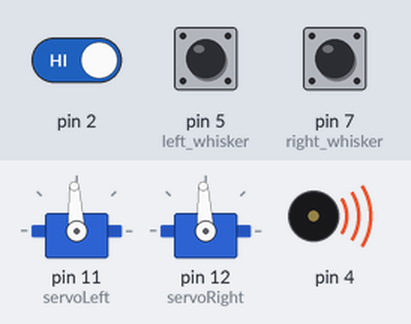
The sketch below on a simulated Arduino Uno, built with avr-gcc and run on an emulated ATmega328P. Parts: 2 × servo, buzzer (waves = sounding). The test bench sets the inputs (shaded band); at power-on: pin 7 (right_whisker) LOW, pin 2 HIGH, pin 5 (left_whisker) HIGH. What the sketch prints to the serial monitor is not drawn.

Above: at 3.77 s.
4.3 s: pin 7 (right_whisker) pulled HIGH for 3.2 s
At 5.5 s:
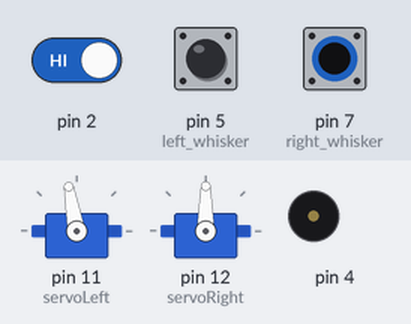
9.0 s: pin 2 driven LOW and pin 7 (right_whisker) driven HIGH
At 9.9 s:
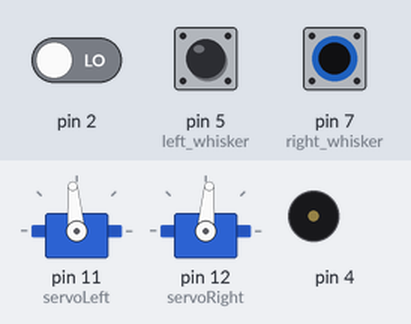
12.0 s: pin 5 (left_whisker) pulled LOW for 3.2 s
At 12.47 s:
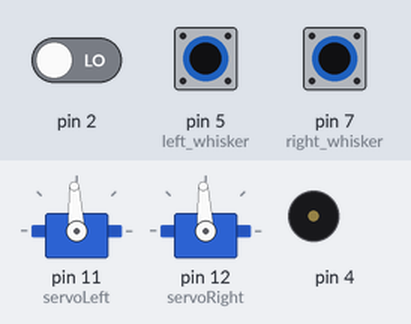
18.2 s: pin 7 (right_whisker) driven LOW
At 18.36 s:
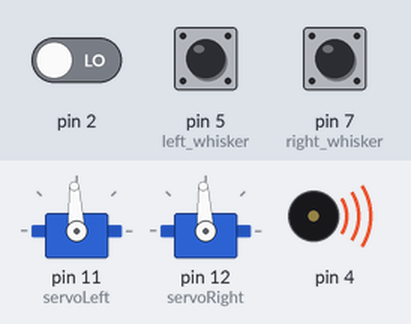
21.2 s: pin 7 (right_whisker) driven HIGH
At 22.5 s:
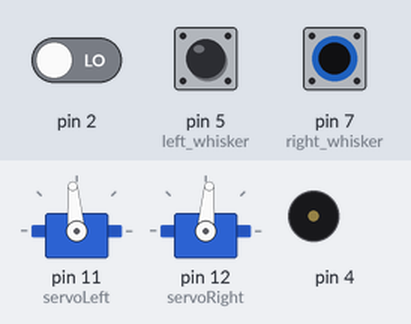
22.8 s: pin 2 driven HIGH
Timing chart, 0 to 25.8 s (numbered marks = the images above; inputs shaded):
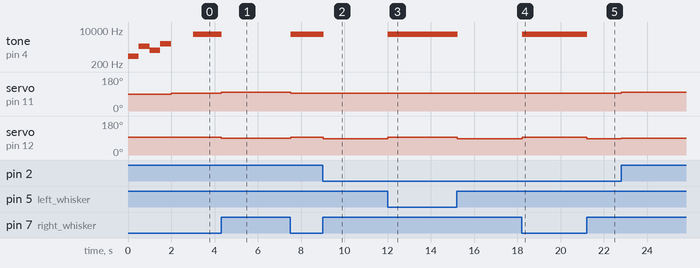

Measured:
- after the input at 4.3 s, servo on pin 11 (servoLeft): 93° → 100° at once, → 93° 3.2 s later; servo on pin 12 (servoRight): 93° → 90° at once, → 93° 3.2 s later
- after the input at 9.0 s, tone on pin 4: goes on until 9.0 s, then stays silent; servo on pin 11 (servoLeft): 93° → 95° at once; servo on pin 12 (servoRight): 93° → 85° at once
- after the input at 12.0 s, tone on pin 4: alternates 6000 Hz for 0.01 s and silent for 0.01 s, 290 changes in all, then stays silent, starting at once; servo on pin 11 (servoLeft): 95° → 93° at once, → 95° 3.2 s later; servo on pin 12 (servoRight): 85° → 93° at once, → 85° 3.2 s later
- after the input at 18.2 s, tone on pin 4: alternates 6000 Hz for 0.01 s and silent for 0.01 s, starting at once; servo on pin 11 (servoLeft): 95° → 93° at once; servo on pin 12 (servoRight): 85° → 93° at once
- after the input at 21.2 s, tone on pin 4: goes on until 21.2 s, then stays silent; servo on pin 11 (servoLeft): 93° → 95° at once; servo on pin 12 (servoRight): 93° → 85° at once
- by itself, tone on pin 4: repeats every 0.02 s: 6000 Hz 0.01 s, silent 0.01 s

The sketch:

QTIActivity3_LineFollowingWithWhiskers.ino
```cpp
#include <Servo.h>

Servo servoLeft;
Servo servoRight;

void setup() {
  // put your setup code here, to run once:
  Serial.begin(9600);
  Serial.println("Testing Line Follower");

  //play four tones
  tone(4, 500, 500); delay (500);
  tone(4, 1500, 500); delay(500);
  tone(4, 1000, 500); delay(500);
  tone(4, 2000, 500); delay(500);

  //setup servos
  servoLeft.attach(11);
  servoRight.attach(12);
  halt();
  delay(1000);

  //setup whiskers
  pinMode(5, INPUT);  //left whisker
  pinMode(7, INPUT);  //right whisker
}

void loop() {
  // put your main code here, to run repeatedly:

  //read whiskers
  byte wLeft = digitalRead(5); //read from left whisker
  byte wRight = digitalRead(7); //read from right whisker

  //charge capacitor for 1ms
  pinMode(2, OUTPUT);
  digitalWrite(2, HIGH);
  delay(1);

  //wait 1ms and let capcitor discharge
  pinMode(2, INPUT);
  delay(1);

  //read pin 2
  byte sensor1 = digitalRead(2);

  //motion

  if ((wLeft == 0) || (wRight == 0))
  {
   halt();
   delay(10);
   tone(4,6000, 10);
   delay(10);
  }
  else if (sensor1 == 0) //light part of surface
  {
    veerLeft(5);
  }
  else //if on dark part of surface
  {
    veerRight(5);
  }
}

//functions
void veerLeft(int time)
{
  servoLeft.writeMicroseconds(1500 + 25);
  servoRight.writeMicroseconds(1500 - 75);
  delay(time);
}
void veerRight(int time)
{
  servoLeft.writeMicroseconds(1500 + 75);
  servoRight.writeMicroseconds(1500 - 25);
  delay(time);
}


void halt()
{
  servoLeft.writeMicroseconds(1500);
  servoRight.writeMicroseconds(1500);
}
void moveForward(int time)
{
  servoLeft.writeMicroseconds(1700);
  servoRight.writeMicroseconds(1300);
  delay(time);
}
void moveBackward(int time)
{
  servoLeft.writeMicroseconds(1300);
  servoRight.writeMicroseconds(1700);
  delay(time);
}
void turnRight90()
{
  servoLeft.writeMicroseconds(1600);
  servoRight.writeMicroseconds(1600);
  delay(800); //adjust according to surface
}
void turnLeft90()
{
  servoLeft.writeMicroseconds(1400);
  servoRight.writeMicroseconds(1400);
  delay(800); //adjust according to surface
}
```
